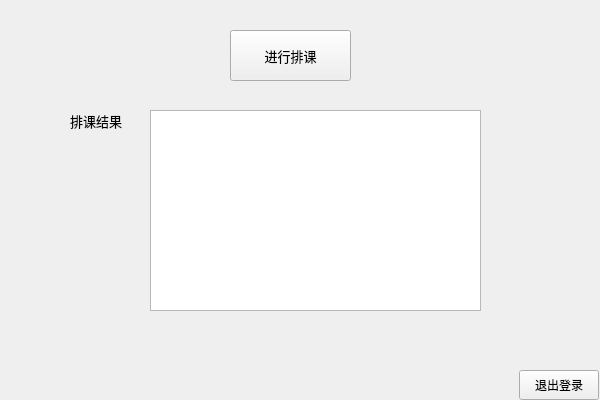
<?xml version="1.0" encoding="UTF-8"?>
<ui version="4.0">
 <class>CourseNetworkAdmin</class>
 <widget class="QWidget" name="CourseNetworkAdmin">
  <property name="geometry">
   <rect>
    <x>0</x>
    <y>0</y>
    <width>600</width>
    <height>400</height>
   </rect>
  </property>
  <property name="font">
   <font>
    <pointsize>10</pointsize>
   </font>
  </property>
  <property name="windowTitle">
   <string>课程网(管理员版)</string>
  </property>
  <widget class="QPushButton" name="pushButton">
   <property name="geometry">
    <rect>
     <x>519</x>
     <y>370</y>
     <width>80</width>
     <height>30</height>
    </rect>
   </property>
   <property name="font">
    <font>
     <pointsize>9</pointsize>
    </font>
   </property>
   <property name="text">
    <string>退出登录</string>
   </property>
  </widget>
  <widget class="QPushButton" name="pushButton_2">
   <property name="geometry">
    <rect>
     <x>230</x>
     <y>30</y>
     <width>121</width>
     <height>51</height>
    </rect>
   </property>
   <property name="text">
    <string>进行排课</string>
   </property>
  </widget>
  <widget class="QLabel" name="label">
   <property name="geometry">
    <rect>
     <x>70</x>
     <y>100</y>
     <width>71</width>
     <height>41</height>
    </rect>
   </property>
   <property name="text">
    <string>排课结果</string>
   </property>
  </widget>
  <widget class="QTableWidget" name="course_info_table">
   <property name="geometry">
    <rect>
     <x>150</x>
     <y>110</y>
     <width>331</width>
     <height>201</height>
    </rect>
   </property>
  </widget>
 </widget>
 <resources/>
 <connections/>
</ui>
